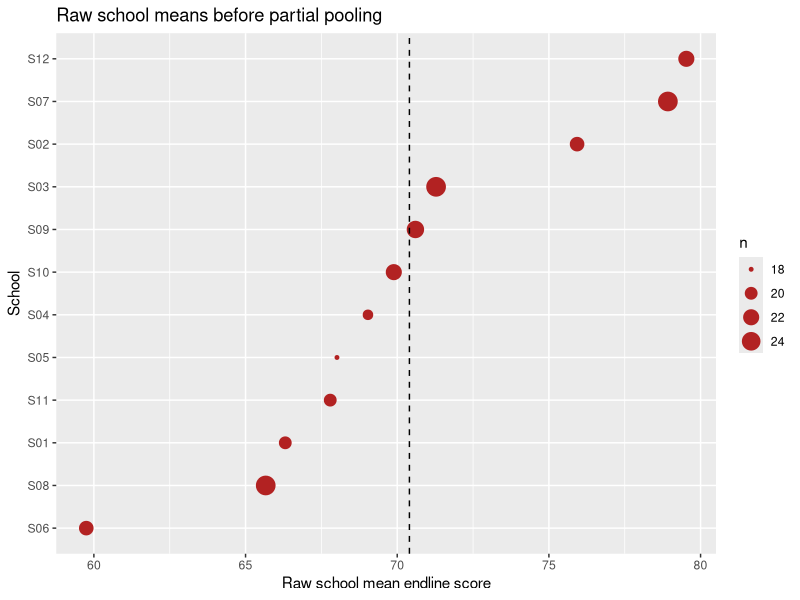

Write R code to recreate this figure.
## ---- chunk 1
library(tidyverse)

education <- read_csv("data/education_intervention.csv")

education |>
  count(school_id)
## ---- chunk 2
school_means <- education |>
  group_by(school_id) |>
  summarise(
    n = n(),
    raw_mean = mean(endline_score),
    .groups = "drop"
  )

overall_mean <- mean(education$endline_score)

school_means |>
  ggplot(aes(x = raw_mean, y = reorder(school_id, raw_mean), size = n)) +
  geom_point(color = "firebrick") +
  geom_vline(xintercept = overall_mean, linetype = "dashed") +
  labs(
    title = "Raw school means before partial pooling",
    x = "Raw school mean endline score",
    y = "School",
    size = "n"
  )
